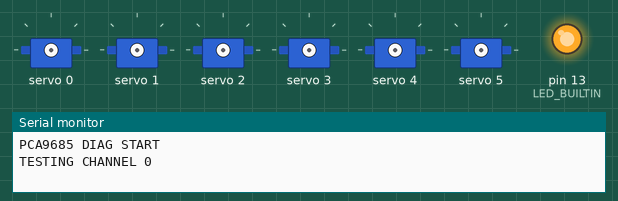
The sketch below on a simulated Arduino Uno, built with avr-gcc and run on an emulated ATmega328P. Shown: 6 × servo, output pins drawn as LEDs (lit = HIGH), the last lines printed to the serial monitor.

Above: at 1.05 s.
At 2.2 s:
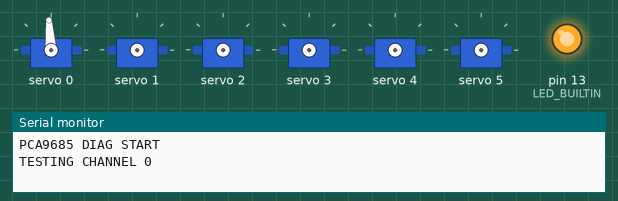
At 4.0 s:
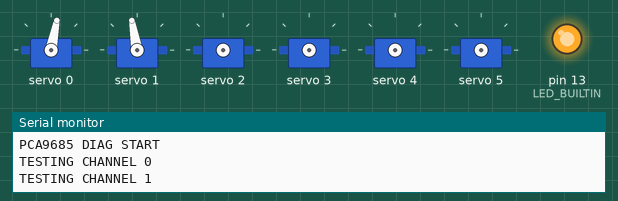
At 7.0 s:
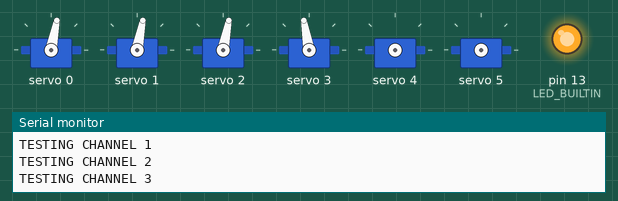
At 9.6 s:
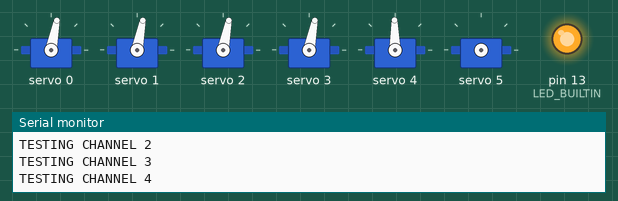
At 13.0 s:
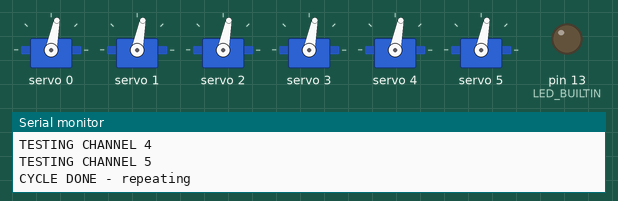
Timing chart, 0 to 16.7 s (numbered marks = the images above):
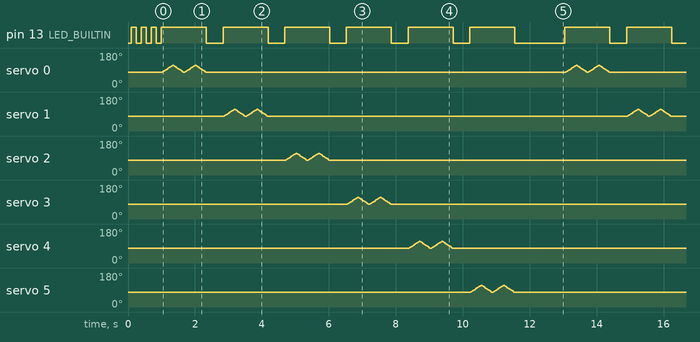

Measured:
- by itself, pin 13 (LED_BUILTIN): HIGH → LOW at 0.25 s, → HIGH 0.15 s later, → LOW 0.15 s later, → HIGH 0.15 s later, … (44 changes in this stretch)
- by itself, servo 0–5: moves between 77° and 115°, repeating every 12.1 s

The sketch:

diag_test.ino
```cpp
// sweep channels 0 to 5
// watch arm per channel move
#include <Adafruit_PWMServoDriver.h>
#include <Wire.h>

Adafruit_PWMServoDriver pwm = Adafruit_PWMServoDriver();

const int CHANNELS = 6;
const int PULSE_MIN = 150;  // ~0 deg at 60Hz
const int PULSE_MAX = 600;  // ~180 deg at 60Hz

int angleToPulse(int angle) {
  int pulse = map(angle, 0, 180, PULSE_MIN, PULSE_MAX);
  pulse = constrain(pulse, PULSE_MIN, PULSE_MAX);
  return pulse;
}

void sweepChannel(int ch) {
  digitalWrite(LED_BUILTIN, HIGH);
  Serial.print("TESTING CHANNEL ");
  Serial.println(ch);
  // two sweeps 72 -> 110 -> 72
  for (int cycle = 0; cycle < 2; cycle++) {
    for (int pos = 72; pos <= 110; pos += 3) { pwm.setPWM(ch, 0, angleToPulse(pos)); delay(25); }
    for (int pos = 110; pos >= 72; pos -= 3) { pwm.setPWM(ch, 0, angleToPulse(pos)); delay(25); }
  }
  digitalWrite(LED_BUILTIN, LOW);
  delay(500);
}

void setup() {
  Wire.begin();
  Serial.begin(9600);
  Serial.println("PCA9685 DIAG START");
  pwm.begin();
  pwm.setOscillatorFrequency(27000000);  // typical for clone boards
  pwm.setPWMFreq(60);
  delay(100);
  pinMode(LED_BUILTIN, OUTPUT);
  for (int i = 0; i < 3; i++) {
    digitalWrite(LED_BUILTIN, HIGH); delay(150);
    digitalWrite(LED_BUILTIN, LOW);  delay(150);
  }
}

void loop() {
  for (int ch = 0; ch < CHANNELS; ch++) {
    sweepChannel(ch);
  }
  Serial.println("CYCLE DONE - repeating");
  delay(1000);
}
```
